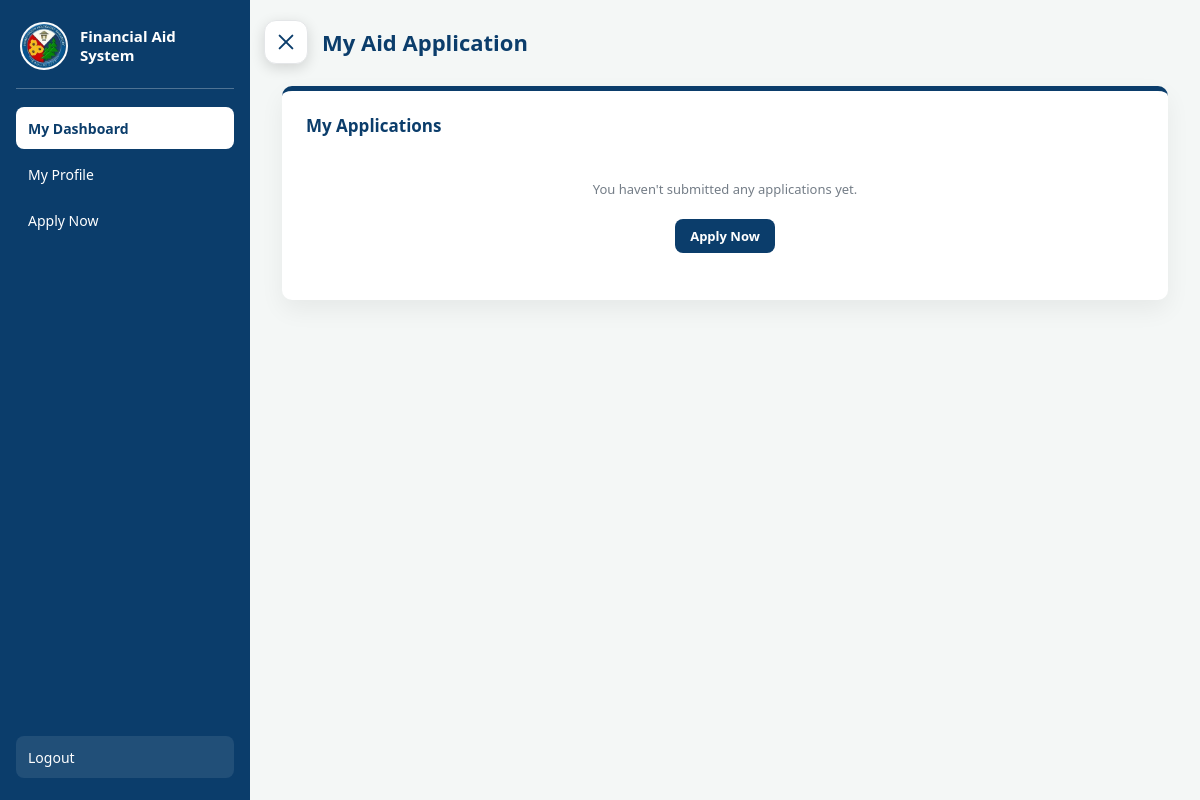
Page /resident/index.php (signed in) on the earlier database version.
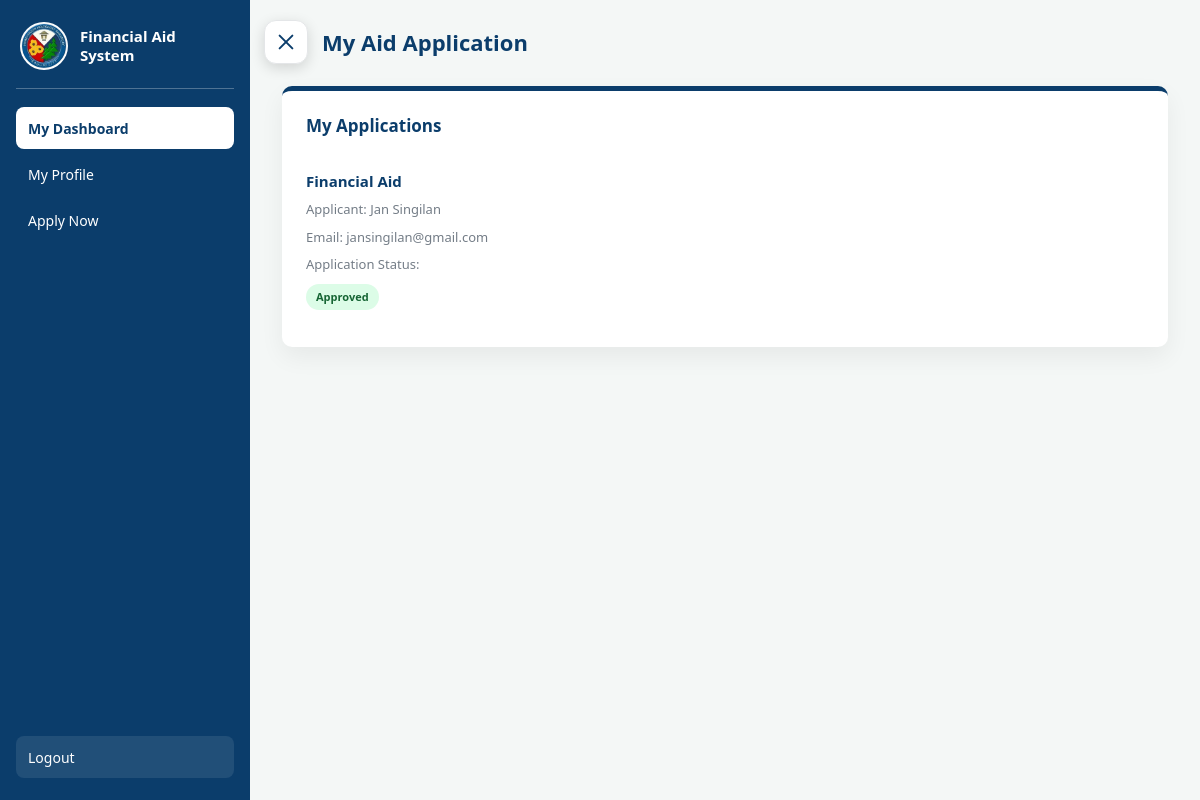
Same page on the later database version.
### tables this page shows
CREATE TABLE `application` (
  `applicant_id` int(11) NOT NULL,
  `firstname` varchar(100) NOT NULL,
  `middlename` varchar(100) NOT NULL,
  `lastname` varchar(100) NOT NULL,
  `email` varchar(100) DEFAULT NULL,
  `aid_type` varchar(150) NOT NULL,
  `resident_id` int(11) DEFAULT NULL,
  `application_date` datetime NOT NULL DEFAULT current_timestamp(),
  `user_id` int(11) DEFAULT NULL,
  `documents` text DEFAULT NULL,
  `status` varchar(20) NOT NULL DEFAULT 'Pending'
);

### classes/applicant.php (called while the page is built, shortened)
<?php
    class Applicant{
        private PDO $pdo;
        function __construct(PDO $pdo){
            $this -> pdo = $pdo;
        }
        private function format_selections($value){
            $decoded = json_decode($value ?? '', true);
            return is_array($decoded) ? implode(", ", $decoded) : (string)($value ?? '');
        }
        public function fetch_resident_applications($user_id){
            $fetch = "SELECT * FROM application WHERE user_id = :user_id";
            $prep = $this->pdo->prepare($fetch);
            $prep->execute([
                ":user_id" => $user_id,
            ]);
            $rows = $prep->fetchAll(PDO::FETCH_ASSOC);
            foreach ($rows as &$row) {
                $row['benefits'] = $this->format_selections($row['benefits'] ?? null);
            }
            return $rows;
        }
    }
?>

### resident/index.php (the view, shortened to what this page needs)
<?php
require_once "../dbconn.php";
require_once "../classes/applicant.php";
$conn = new Applicant($pdo);
$applications = $conn->fetch_resident_applications($_SESSION['user_id']);
?>
<!DOCTYPE html>
<html lang="en">
<head>
    <link rel="stylesheet" href="../theme.css">
</head>
<body>
<div class="dashboard">
    <label for="sidebar-toggle" class="hamburger">☰</label>
    <aside class="sidebar">
        <h3>Financial Aid System</h3>
        <a href="index.php" class="active">My Dashboard</a>
        <a href="profile.php">My Profile</a>
        <a href="../application/index.php">Apply Now</a>
        <a href="logout.php">Logout</a>
    </aside>
    <main class="main-content">
        <div class="topbar">
            <h2>My Aid Application</h2>
        </div>
        <div class="content-grid">
            <section class="panel">
                <h3>My Applications</h3>
                <?php if (!empty($applications)) { ?>
                    <?php foreach ($applications as $application) { ?>
                        <?php
                        $status = strtolower($application['status']);
                        if ($status == "pending") {
                            $statusClass = "pending";
                        } elseif ($status == "approved") {
                            $statusClass = "approved";
                        } elseif ($status == "rejected") {
                            $statusClass = "rejected";
                        } else {
                            $statusClass = "unknown";
                        }
                        ?>
                        <div class="application-item">
                            <h4>
                                <?php
                                echo htmlspecialchars($application['aid_type']);
                                ?>
                            </h4>
                            <p>
                                Applicant:
                                <?php
                                echo htmlspecialchars(
                                    $application['firstname'] . " " .
                                    $application['lastname']
                                );
                                ?>
                            </p>
                            <p>
                                Email:
                                <?php
                                echo htmlspecialchars($application['email']);
                                ?>
                            </p>
                            <p>Application Status:</p>
                            <span class="status-badge <?php echo $statusClass; ?>">
                                <?php
                                echo htmlspecialchars($application['status']);
                                ?>
                            </span>
                        </div>
                    <?php } ?>
                <?php } else { ?>
                    <div class="empty-message">
                        You haven't submitted any applications yet.
                        <br><br>
                        <a href="../application/index.php" class="btn-primary">
                            Apply Now
                        </a>
                    </div>
                <?php } ?>
            </section>
        </div>
    </main>
</div>
</body>
</html>

Differences in the rows shown:
now on this page (row edited): application: aid_type "Financial Aid", firstname+lastname "Jan Singilan", email "jansingilan@gmail.com", status "Approved"
Other differences:
text no longer shown: "You haven't submitted any applications yet. Apply Now"
